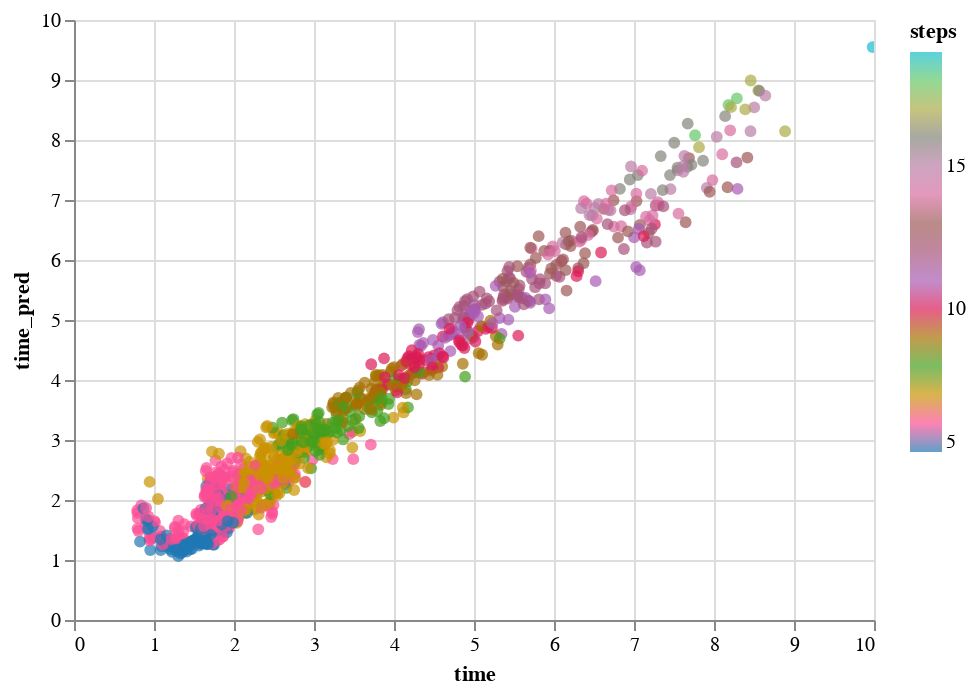

The notebook cell this image was saved under:
### Code cell
data_test['time_pred'] = y_pred

alt.Chart(data_test).mark_circle(size=35).encode(
    x='time',
    y='time_pred',
    color=alt.Color('steps', scale=alt.Scale(scheme='category10')),
    tooltip=['steps', 'clean_area']
).interactive()

### Figure 1 — Vega-Lite specification as saved in the notebook (floating-point values rounded to 4 significant figures; data arrays with more than 128 entries replaced by an {"elided": "..."} marker saying what was removed)
{"config": {"view": {"continuousWidth": 400, "continuousHeight": 300}}, "data": {"name": "data-f3511bc7b33bcae0f36054e93fcc3f13"}, "mark": {"type": "circle", "size": 35}, "encoding": {"color": {"field": "steps", "scale": {"scheme": "category10"}, "type": "quantitative"}, "tooltip": [{"field": "steps", "type": "quantitative"}, {"field": "clean_area", "type": "quantitative"}], "x": {"field": "time", "type": "quantitative"}, "y": {"field": "time_pred", "type": "quantitative"}}, "selection": {"selector001": {"type": "interval", "bind": "scales", "encodings": ["x", "y"]}}, "$schema": "https://vega.github.io/schema/vega-lite/v4.17.0.json", "datasets": {"data-f3511bc7b33bcae0f36054e93fcc3f13": {"elided": "1250 records"}}}
